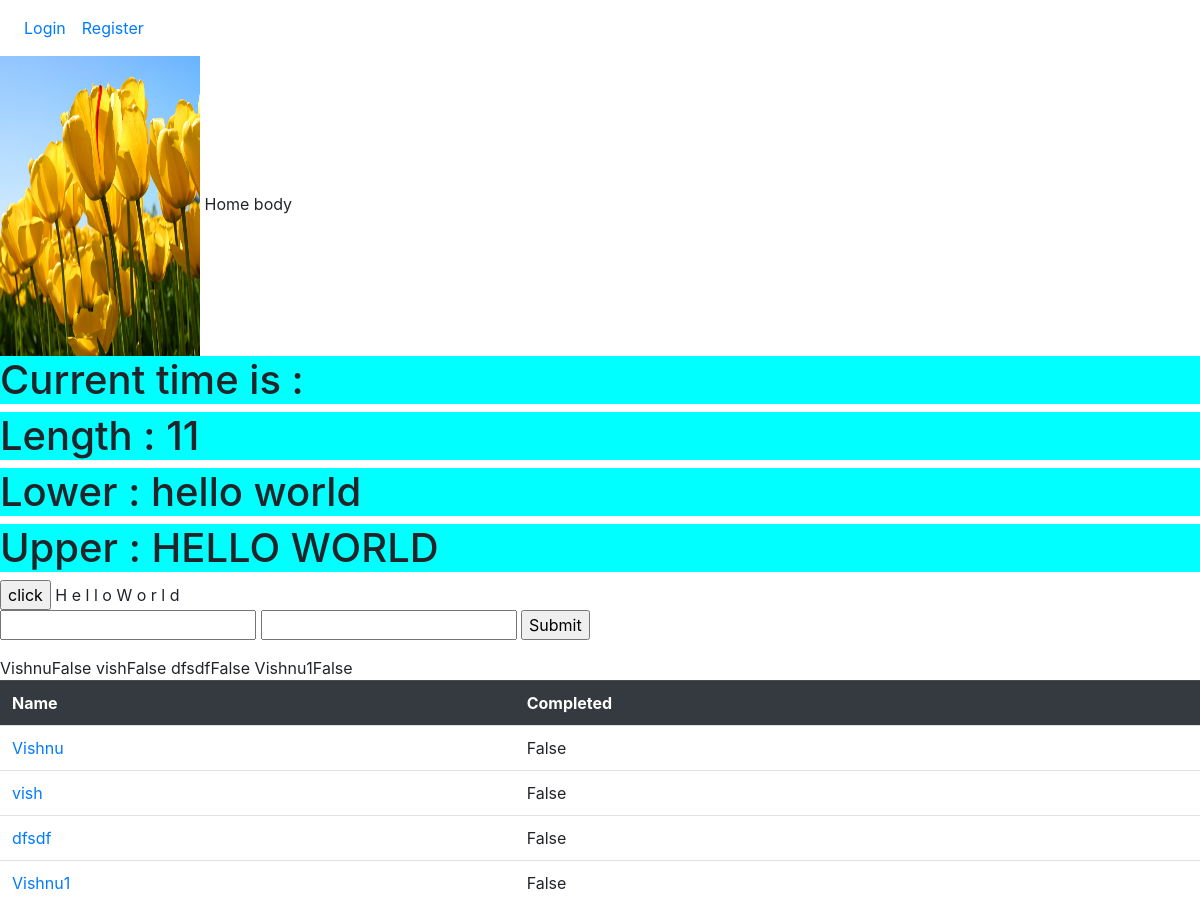
The page / on the database its author committed.
### firstapp/models.py (models this page shows, shortened)
class FirstappModel(models.Model):
    name=models.CharField(max_length=230)
    completed=models.BooleanField(default=False)
    owner=models.ForeignKey(User,on_delete=models.CASCADE,default=None)

### firstapp/views.py (the view)
# urls.py: path('',FirstappListView.as_view(),name="home"),
class FirstappListView(ListView):
        model=FirstappModel
        template_name="home.html"
        context_object_name="f"

### firstapp/templates/home.html (shortened to what this page needs)
{% extends 'base.html' %}
{% load static %}
        {% block content %}
        <link rel="stylesheet" href="{% static 'css/home.css' %}">
        <img src="{% static 'images/Tulips.jpg' %}" width="200px" height="300px"/>
            Home body
            <h1>Current time is : {{currentTime}}</h1>
            <h1 id="here">Length : {{"Hello World"|length}}</h1>
            <h1>Lower : {{"Hello World"|lower}}</h1>
            <h1>Upper : {{"Hello World"|upper}}</h1>
            <input type="button" value="click" onclick="fn()"/>
            {% for char in "Hello World" %}
            {{char}}
            {% endfor %}
            <form action="add" method="POST">
                <input type="text" name="n1"/>
                <input type="text" name="n2"/>
                <input type="submit" value="Submit"/>
            </form>
            {% for f1 in f %}
            {{f1.name}}{{f1.completed}}
            {% endfor %}
            {% if f %}
            <table class="table table-hover">
                <tr class="thead-dark"><th>Name</th><th>Completed</th></tr>
                {% for f1 in f %}
                <tr>
                    <td><a href="{% url 'detail' f1.id %}">{{f1.name}}</a></td>
                    <td>{{f1.completed}}</td>
                </tr>
                {% endfor %}
            </table>
            {% endif %}
        {% endblock %}

### firstapp/templates/base.html (shortened to what this page needs)
{% load static %}
<html>
    <head>
        <link rel="stylesheet" href="{% static 'css/base.css' %}"/>
        <link rel="stylesheet" href="https://stackpath.bootstrapcdn.com/bootstrap/4.3.1/css/bootstrap.min.css">
    </head>
    <body>
            <nav class="navbar navbar-expand-lg navbar-light">
                    <div class="collapse navbar-collapse" id="navbarSupportedContent" style="text-align:center">
                      <ul class="navbar-nav mr-auto">
                        {% if user.is_authenticated %}
                            <li class="nav-item">{{user.username}}</li>
                            <li class="nav-item option">
                                <a class="nav-link" href="{% url 'create' %}">Add Object</a>
                            </li>
                            <li class="nav-item option">
                                <a class="nav-link" href="{% url 'logout' %}">Logout</a>
                            </li>
                        {% else %}
                            <li class="nav-item option">
                                <a class="nav-link" href="{% url 'login' %}">Login</a>
                            </li>
                            <li class="nav-item option">
                                <a class="nav-link" href="{% url 'register' %}">Register</a>
                            </li>
                        {% endif %}
                      </ul>
                    </div>
                  </nav>
        {% block content %}{% endblock %}
    </body>
</html>

### firstapp/static/css/base.css (style rules this page uses)
.nav-link { color:#007BFF !important; }
.nav-item a { text-align:center; }
.option { transition-duration: 0.1s; cursor:pointer; }

### firstapp/static/css/home.css (style rules this page uses)
h1 { background: cyan; }

### rows shown on the page
FirstappModel: name "Vishnu", completed "False"
FirstappModel: name "vish", completed "False"
FirstappModel: name "dfsdf", completed "False"
FirstappModel: name "Vishnu1", completed "False"

### other values the page prints
{{ "Hello World"|length }} "11"
{{ "Hello World"|lower }} "hello world"
{{ "Hello World"|upper }} "HELLO WORLD"
{{ char }} "H" "e" "l" "l" "o" "W" "o" "r" "l" "d"
